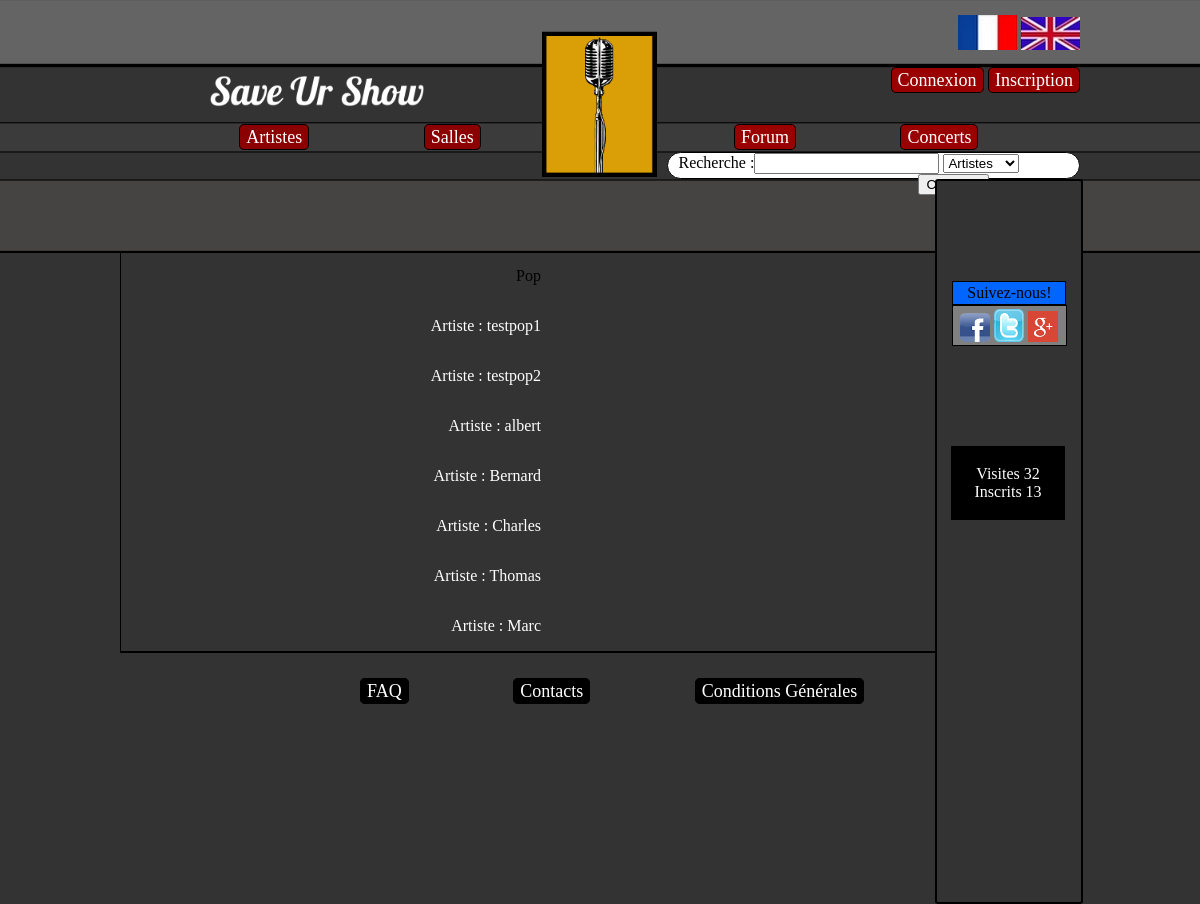
The app's page /SaveUrShow/index.php?page=genre&genre=pop with its own data.
### tables this page shows
CREATE TABLE IF NOT EXISTS `statistique` (
  `ID` int(11) NOT NULL AUTO_INCREMENT,
  `nombre_inscrit` int(11) DEFAULT NULL,
  `nombre_visite` int(11) DEFAULT NULL,
  PRIMARY KEY (`ID`)
);

CREATE TABLE IF NOT EXISTS `artiste` (
  `ID` int(11) NOT NULL AUTO_INCREMENT,
  `nom_artiste` varchar(25) NOT NULL,
  `date_ajout_artiste` datetime DEFAULT NULL,
  `image_artiste` varchar(255) DEFAULT NULL,
  `bio_artiste` text,
  `ID_genre` int(11) NOT NULL,
  PRIMARY KEY (`ID`)
);

### SaveUrShow/controleurs/genre.php (called while the page is built)
<?php
	include('modeles/modele_recherche.php');
	$genre = $_GET['genre'];
	$ID=searchGenre($genre);
	$reqGenre=searchIDArtiste($ID['ID']);
	include('vues/header.php');
	include('vues/vue_resultatGenre.php');
	include('vues/footer.php');
 ?>

### SaveUrShow/controleurs/fr.php (called while the page is built, shortened)
<?php
	$CONNEXION = 'Connexion';
	$INSCRIPTION = 'Inscription';
	$TXT_ARTISTES = 'Artistes';
	$TXT_SALLES = 'Salles';
	$TXT_CONCERTS = 'Concerts';
	$TXT_FORUM = 'Forum';
	$RECHERCHE = 'Recherche :';
	$TXT_SUIVRE = 'Suivez-nous!';
	$TXT_CONNECTES = 'Visites';
	$TXT_INSCRITS = 'Inscrits';
	$TXT_ARTISTE = 'Artiste';
$POP = 'Pop';
 ?>

### SaveUrShow/modeles/modele_stat.php (called while the page is built, shortened)
<?php
	function nbrVisite(){
	global $bdd;
	$req = $bdd -> prepare("SELECT nombre_visite FROM statistique");
	$req -> execute();
	$res = $req->fetch();
	return $res[0];
	}
	function nbrInscrit(){
		global $bdd;
		$req = $bdd -> prepare("SELECT count(ID) FROM membre");
		$req -> execute();
	$res = $req->fetch();
	return $res['count(ID)'];
	}
 ?>

### SaveUrShow/modeles/modele_recherche.php (called while the page is built, shortened)
<?php
	function searchGenre($genre){
		global $bdd;
			$req = $bdd -> query("SELECT ID FROM genre WHERE genre like '%$genre%'");
			 $data=$req->fetch();
			return $data;
	}
	function searchIDArtiste($ID){
		global $bdd;
			$req = $bdd -> query("SELECT nom_artiste FROM artiste WHERE ID_genre = '$ID'");
			return $req;
	}
?>

### SaveUrShow/vues/vue_resultatGenre.php (the view)
<?php
	if ($genre == 'pop'){
		echo '<p class="standard"> '.$POP.'';
	}
	elseif ($genre == 'classique') {
		echo '<p class="standard"> '.$CLASSIC.'';
	}
	elseif ($genre == 'worldMusic') {
		echo '<p class="standard"> '.$_MUSIQUE_MONDE.'';
	}
	elseif ($genre == 'metal') {
		echo '<p class="standard"> '.$METAL.'';
	}
	elseif ($genre == 'reggae') {
		echo '<p class="standard"> '.$REGGAE.'';
	}
	elseif ($genre == 'variete') {
		echo '<p class="standard"> '.$VARIETE.'';
	}
	elseif ($genre == 'alternatif') {
		echo '<p class="standard"> '.$ALTERNATIF.'';
	}
	elseif ($genre == 'electro') {
		echo '<p class="standard"> '.$ELECT.'';
	}
	elseif ($genre == 'rb') {
		echo '<p class="standard"> '.$_R_B.'';
	}
	elseif ($genre == 'jazz') {
		echo '<p class="standard"> '.$JAZZ.'';
	}
	elseif ($genre == 'rap') {
		echo '<p class="standard"> '.$RAP.'';
	}
	elseif ($genre == 'rock') {
		echo '<p class="standard"> '.$ROCK.'';
	}
	foreach ($reqGenre as $nom_artiste) {
				echo '<p class="standard"> <a href="?page=artiste&artiste='.$nom_artiste['nom_artiste'].'"> '.$TXT_ARTISTE.' : '.$nom_artiste['nom_artiste'].'</a><br /></p>';
			}
 ?>

### SaveUrShow/vues/header.php (shortened to what this page needs)
<!doctype html>
<html lang="en">
<head>
<link rel="stylesheet" href="ressources/style.css" type="text/css" media="screen" />
<body>
<header>
	<div id="logo">
	</div>
	<a href="?page=accueil"><div id="nom">
	</div></a>
	<div id="drapeau">
	<a href="?page=select_lang&lang=fr"> <img src="ressources/image/drap_fr.png" alt="Version Française" /></a>
	<a href="?page=select_lang&lang=en"> <img src="ressources/image/drap_en.png" alt="Version Anglaise"/></a>
	</div>
	<div id="connexion">
		<ul>
			<?php
			if (!isset($_SESSION['pseudo'])){
				echo '
				<li class="zone1"><a href="?page=connexion">'.$CONNEXION.'</a></li>
				<li class="zone1"><a href="?page=inscription">'.$INSCRIPTION.'</a></li>';
			}else{
				echo'
				<li class="zone1"><a href="?page=profil&profil='.$_SESSION['pseudo'].'">'.$_SESSION['pseudo'].'</a></li>
				<li class="zone1"><a href="?page=deconnexion">'.$DECONNEXION.'</a></li>';
			}
			 ?>
		</ul>
	</div>
	<div id="artistes_salles">
		<ul>
			<li class="boutons1"><a href="?page=listeartiste"><?php echo $TXT_ARTISTES;?></a></li>
			<li class="boutons1"><a href="?page=listeSalles"><?php echo $TXT_SALLES;?></a></li>
		</ul>
	</div>
	<div id="forum_concerts">
		<ul>
			<li class="boutons2"><a href="?page=forum"><?php echo $TXT_FORUM;?></a></li>
			<li class="boutons2"><a href="?page=listeConcerts"><?php echo $TXT_CONCERTS;?></a></li>
		</ul>
	</div>
	<div class="Rechercher">
			<form action="index.php?page=recherche" method="post" name="Recherche">
			<label><?php echo $RECHERCHE;?></label><input type="text" name="mot_cle" id="mot_cle"/>
					<select name="type_recherche">
						<option value="1"><?php echo $TXT_ARTISTES;?></option>
					</select>
			</form>
	</div>
	<span id="bordure">
	<div id="Suivre"><span class="a3"><?php echo $TXT_SUIVRE;?></span>
	</div>
	<div class="reseaux">
		<div> <a href="https://www.facebook.com/pages/Save-Ur-Show/281799091982222?fref=ts"> <img class="reseauxsociaux" src="ressources/image/facebook.png" /></a> <span></span>
		</div>
		<div> <a href="https://twitter.com/SaveUrShow01"> <img class="reseauxsociaux" src="ressources/image/twitter.png"/></a> <span></span>
		</div>
		<div> <a href="https://plus.google.com/"> <img class="reseauxsociaux" src="ressources/image/g.png"/></a> <span></span>
		</div>
	</div>
	<div class="statistique">
		<p> <?php echo $TXT_CONNECTES;?> <?php echo $nbrVisite; ?> <br />
			<?php echo $TXT_INSCRITS;?> <?php echo $nbrInscrit; ?>
		</p>
	</div>
	</span>
</header>
<div id="contenu">

### SaveUrShow/ressources/style.css (style rules this page uses)
body { background-size: 250px; background-image:url(image/haut.png); background-position:center top; background-repeat: repeat-x; background-color: #333333; margin:auto; width: 960px; }
#logo { background-size: 12%; margin:auto; height: 200px; background-image: url(image/Logo.png); background-position: center; background-repeat: no-repeat; }
#nom { background-size: 230px; margin-left: 90px; margin-top:-140px; height: 70px; width:30%; background-image: url(image/Titre.png); background-position: left top; background-repeat: no-repeat; }
#drapeau { float:right; margin-top:-115px; margin-right:0px; }
#connexion ul { color:black; font-size: 18px; float:left; }
#connexion { float:right; margin-right:0px; margin-top:-78px; }
.zone1 { display:inline; width:20%; background-color:#990000; text-align:center; padding:2px 6px 2px 6px; border-style:solid; border-width:1px; border-radius:5px; }
#artistes_salles ul { width: 90%; font-size: 18px; float:right; }
#artistes_salles { float:left; margin-left:80px; margin-top:-21px; }
.boutons1 { display:inline; width:20%; background-color:darkred; text-align:center; padding:2px 6px 2px 6px; border-style:solid; border-width:1px; border-radius:5px; margin-right:110px; }
#forum_concerts ul { display:inline-block; width: 90%; font-size: 18px; float:right; }
#forum_concerts { float:right; margin-top:-21px; }
.boutons2 { display:inline; width:20%; background-color:#990000; text-align:center; padding:2px 6px 2px 6px; border-style:solid; border-width:1px; border-radius:5px; margin-right: 100px; }
.Rechercher { display:block; width:16.1%; height: 23px; background-color:white; text-indent: -240px; padding:0px 6px 2px 250px; border-style:solid; border-width:1px; border-radius:15px; margin-right: 0px; float:right; margin-top:-14px; }
#Suivre { position:relative; width:100px; background-color:#0066FF; text-align:center; padding:2px 6px 2px 6px; border-style:solid; border-width:1px; margin: auto; margin-top:100px; }
.reseaux { position:relative; display:block; width:70%; background-color:grey; text-align:center; padding:2px 6px 2px 6px; border-style:solid; border-width:1px; height: 35px; margin:auto; }
.reseaux div { display:inline-block; }
.reseauxsociaux { width:30px; margin: 0px; margin-top:1px; display: block; margin-left: 0px; }
.statistique { position:relative; width:70%; background-color:ThreeDDarkShadow; text-align:center; padding:2px 6px 2px 6px; border-style:solid; border-width:1px; float:right; margin-left:16px; margin-right:16px; margin-top:100px; margin-bottom: 100px; }
#bordure { position:relative; display:inline-block; width: 15%; height: 721px; margin-top:13px; margin-right:-416px; background-color: #333333; border-style: solid; border-radius: 3px; border-width: 2px; float:right; border-color: black; }
a { text-decoration:none; color:#FFFFFF; }
.statistique p { color:#FFFFFF; }
#contenu { margin-top:121px; border-bottom-style:solid; border-bottom-color:#000000; border-bottom-width:2px; border-left-style:solid; border-left-color:#000000; border-left-width:1px; margin-right:143px; }
ul { list-style: none; }
.standard { display : inline-block ; width : 420px ; text-align : right ; }

### records on screen
statistique: nombre_visite "32"
artiste: nom_artiste "testpop1"
artiste: nom_artiste "testpop2"
artiste: nom_artiste "albert"
artiste: nom_artiste "Bernard"
artiste: nom_artiste "Charles"
artiste: nom_artiste "Thomas"
artiste: nom_artiste "Marc"

### other values on screen
$CONNEXION "Connexion"
$INSCRIPTION "Inscription"
$TXT_ARTISTES "Artistes"
$TXT_SALLES "Salles"
$TXT_FORUM "Forum"
$TXT_CONCERTS "Concerts"
$RECHERCHE "Recherche :"
$TXT_SUIVRE "Suivez-nous!"
$TXT_CONNECTES "Visites"
$TXT_INSCRITS "Inscrits"
$nbrInscrit "13"
$POP "Pop"
$TXT_FAQ "FAQ"
$TXT_CONTACTS "Contacts"
$TXT_CG "Conditions Générales"
